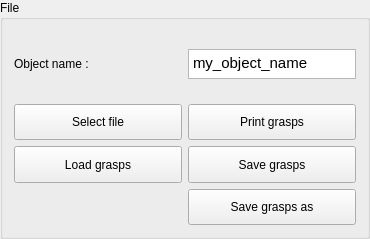
        <widget class="QGroupBox" name="groupBox_12">
         <property name="title">
          <string>File</string>
         </property>
         <layout class="QGridLayout" name="gridLayout_11">
          <item row="0" column="0">
           <layout class="QGridLayout" name="gridLayout" rowstretch="1,1,1,2,2,2" columnstretch="1,1">
            <item row="1" column="0">
             <widget class="QLabel" name="lblGraspNumbers_6">
              <property name="text">
               <string>Object name :</string>
              </property>
             </widget>
            </item>
            <item row="0" column="1">
             <spacer name="verticalSpacer_2">
              <property name="orientation">
               <enum>Qt::Vertical</enum>
              </property>
              <property name="sizeHint" stdset="0">
               <size>
                <width>20</width>
                <height>40</height>
               </size>
              </property>
             </spacer>
            </item>
            <item row="3" column="1">
             <widget class="QPushButton" name="cmdFilePrintG">
              <property name="sizePolicy">
               <sizepolicy hsizetype="Minimum" vsizetype="Expanding">
                <horstretch>0</horstretch>
                <verstretch>0</verstretch>
               </sizepolicy>
              </property>
              <property name="text">
               <string>Print grasps</string>
              </property>
             </widget>
            </item>
            <item row="2" column="1">
             <spacer name="verticalSpacer_3">
              <property name="orientation">
               <enum>Qt::Vertical</enum>
              </property>
              <property name="sizeType">
               <enum>QSizePolicy::Expanding</enum>
              </property>
              <property name="sizeHint" stdset="0">
               <size>
                <width>20</width>
                <height>40</height>
               </size>
              </property>
             </spacer>
            </item>
            <item row="4" column="0">
             <widget class="QPushButton" name="cmdFileLoadG">
              <property name="sizePolicy">
               <sizepolicy hsizetype="Minimum" vsizetype="Expanding">
                <horstretch>0</horstretch>
                <verstretch>0</verstretch>
               </sizepolicy>
              </property>
              <property name="text">
               <string>Load grasps</string>
              </property>
             </widget>
            </item>
            <item row="4" column="1">
             <widget class="QPushButton" name="cmdFileSaveG">
              <property name="sizePolicy">
               <sizepolicy hsizetype="Minimum" vsizetype="Expanding">
                <horstretch>0</horstretch>
                <verstretch>0</verstretch>
               </sizepolicy>
              </property>
              <property name="text">
               <string>Save grasps</string>
              </property>
             </widget>
            </item>
            <item row="3" column="0">
             <widget class="QPushButton" name="cmdFileSelectGraspsPath">
              <property name="sizePolicy">
               <sizepolicy hsizetype="Minimum" vsizetype="Expanding">
                <horstretch>0</horstretch>
                <verstretch>0</verstretch>
               </sizepolicy>
              </property>
              <property name="text">
               <string>Select file</string>
              </property>
             </widget>
            </item>
            <item row="5" column="1">
             <widget class="QPushButton" name="cmdFileSaveGAs">
              <property name="sizePolicy">
               <sizepolicy hsizetype="Minimum" vsizetype="Expanding">
                <horstretch>0</horstretch>
                <verstretch>0</verstretch>
               </sizepolicy>
              </property>
              <property name="text">
               <string>Save grasps as</string>
              </property>
             </widget>
            </item>
            <item row="1" column="1">
             <widget class="QTextEdit" name="txtFileObjectName">
              <property name="sizePolicy">
               <sizepolicy hsizetype="Expanding" vsizetype="Fixed">
                <horstretch>0</horstretch>
                <verstretch>0</verstretch>
               </sizepolicy>
              </property>
              <property name="maximumSize">
               <size>
                <width>16777215</width>
                <height>30</height>
               </size>
              </property>
              <property name="html">
               <string>&lt;!DOCTYPE HTML PUBLIC &quot;-//W3C//DTD HTML 4.0//EN&quot; &quot;http://www.w3.org/TR/REC-html40/strict.dtd&quot;&gt;
&lt;html&gt;&lt;head&gt;&lt;meta name=&quot;qrichtext&quot; content=&quot;1&quot; /&gt;&lt;style type=&quot;text/css&quot;&gt;
p, li { white-space: pre-wrap; }
&lt;/style&gt;&lt;/head&gt;&lt;body style=&quot; font-family:'Ubuntu'; font-size:11pt; font-weight:400; font-style:normal;&quot;&gt;
&lt;p style=&quot; margin-top:0px; margin-bottom:0px; margin-left:0px; margin-right:0px; -qt-block-indent:0; text-indent:0px;&quot;&gt;my_object_name&lt;/p&gt;&lt;/body&gt;&lt;/html&gt;</string>
              </property>
             </widget>
            </item>
           </layout>
          </item>
         </layout>
        </widget>
